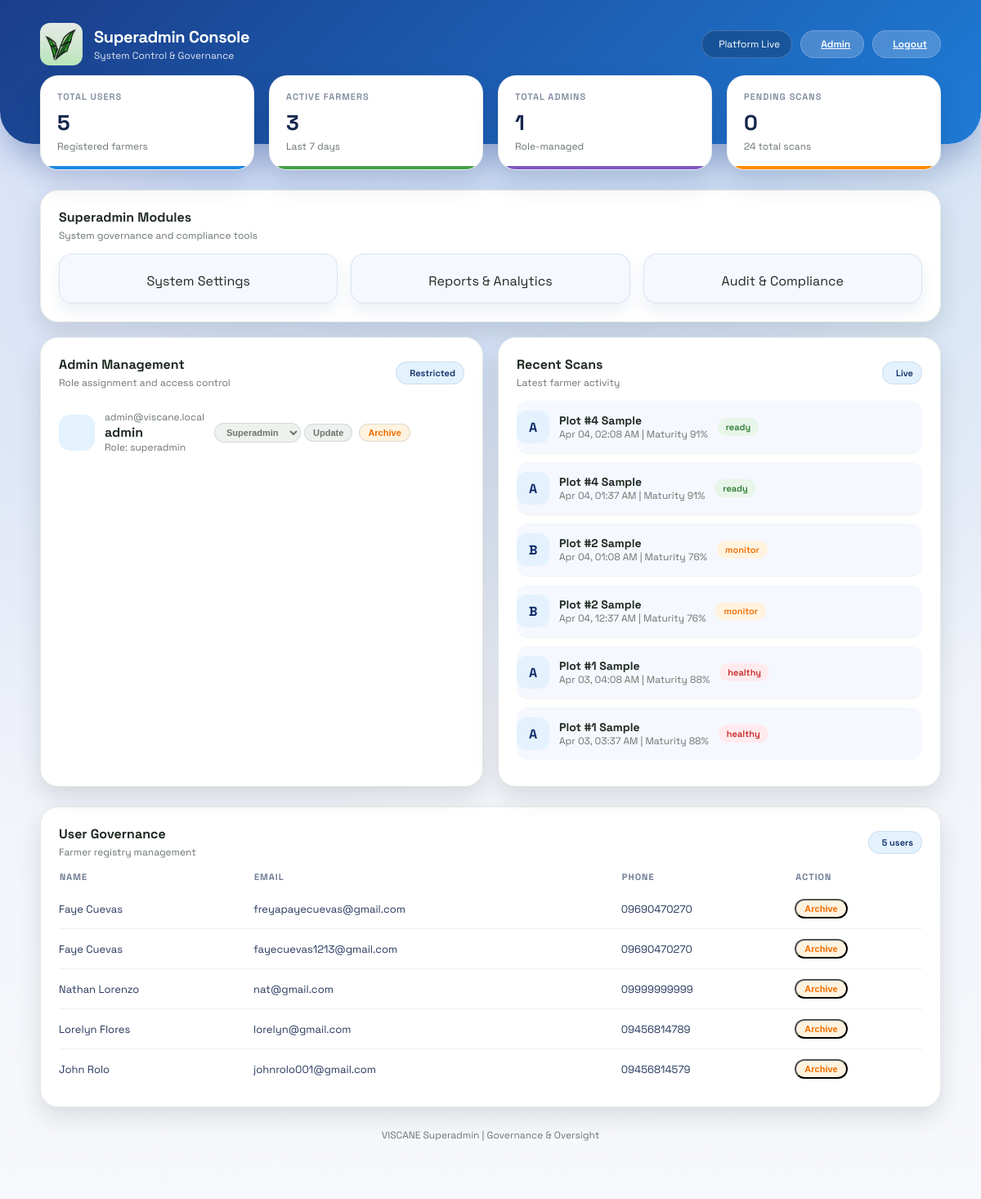
Page /superadmin (signed in) on the committed database.
### models.py (models this page shows)
class Admin(db.Model):
    id = db.Column(db.Integer, primary_key=True)
    username = db.Column(db.String(80), unique=True, nullable=False)
    email = db.Column(db.String(120), unique=True, nullable=False)
    password_hash = db.Column(db.String(200), nullable=False)
    role = db.Column(db.String(40), nullable=False, default='admin')
    is_archived = db.Column(db.Boolean, nullable=False, default=False)

class Scan(db.Model):
    id = db.Column(db.Integer, primary_key=True)
    user_id = db.Column(db.Integer, db.ForeignKey('user.id', ondelete='CASCADE'), nullable=False)
    plot_name = db.Column(db.String(80), nullable=False)
    grade = db.Column(db.String(2), nullable=False)
    maturity_pct = db.Column(db.Integer, nullable=False)
    status = db.Column(db.String(20), nullable=False, default='pending')
    created_at = db.Column(db.DateTime, default=datetime.utcnow, nullable=False)
    user = db.relationship('User', backref=db.backref('scans', lazy=True, cascade='all, delete-orphan'))

class User(db.Model):
    id = db.Column(db.Integer, primary_key=True)
    fullname = db.Column(db.String(100), nullable=False)
    email = db.Column(db.String(120), unique=True, nullable=False)
    phone = db.Column(db.String(20), nullable=False)
    password = db.Column(db.String(200), nullable=False)
    created_at = db.Column(db.DateTime, default=datetime.utcnow, nullable=False)
    province = db.Column(db.String(120), nullable=True)
    municipality = db.Column(db.String(120), nullable=True)
    barangay = db.Column(db.String(120), nullable=True)
    is_active = db.Column(db.Boolean, nullable=False, default=True)
    is_archived = db.Column(db.Boolean, nullable=False, default=False)

### app.py (the view)
@app.route('/superadmin')
@role_required('superadmin')
def superadmin_portal():
    total_users = User.query.filter_by(is_archived=False).count()
    total_admins = Admin.query.filter_by(is_archived=False).count()
    seven_days_ago = datetime.utcnow() - timedelta(days=7)
    active_user_ids = db.session.query(User.id).filter(User.is_archived.is_(False)).subquery()
    active_farmers = db.session.query(Scan.user_id).filter(
        Scan.created_at >= seven_days_ago,
        Scan.user_id.in_(active_user_ids)
    ).distinct().count()
    total_scans = Scan.query.count()
    pending_scans = Scan.query.filter(
        Scan.status == 'pending',
        Scan.user_id.in_(active_user_ids)
    ).count()
    admins = Admin.query.filter_by(is_archived=False).order_by(Admin.id.desc()).all()
    users = User.query.filter_by(is_archived=False).order_by(User.id.desc()).limit(8).all()
    recent_scans = Scan.query.filter(Scan.user_id.in_(active_user_ids)).order_by(Scan.created_at.desc()).limit(6).all()
    return render_template(
        'superadmin.html',
        total_users=total_users,
        total_admins=total_admins,
        active_farmers=active_farmers,
        total_scans=total_scans,
        pending_scans=pending_scans,
        admins=admins,
        users=users,
        recent_scans=recent_scans,
        current_admin=get_current_admin()
    )

### app.py (called while the page is built)
def role_required(required_role):
    def decorator(view):
        @wraps(view)
        def wrapped(*args, **kwargs):
            admin_id = session.get('admin_id')
            if not admin_id:
                return redirect(url_for('admin_login'))
            admin = Admin.query.get(admin_id)
            if not admin or admin.is_archived or admin.role != required_role:
                return redirect(url_for('admin_portal'))
            return view(*args, **kwargs)
        return wrapped
    return decorator

def get_current_admin():
    admin_id = session.get('admin_id')
    if not admin_id:
        return None
    admin = Admin.query.get(admin_id)
    if not admin or admin.is_archived:
        return None
    return admin

### templates/superadmin.html (shortened to what this page needs)
<!DOCTYPE html>
<html lang="en">
<head>
    <link rel="stylesheet" href="{{ url_for('static', filename='style.css') }}">
</head>
<body class="admin-layout superadmin-layout">
    <div class="dashboard-bg"></div>
    <header class="dashboard-header superadmin-header">
        <div class="header-content">
            <div class="brand">
                <div class="brand-icon">
                    <img src="{{ url_for('static', filename='logo.jpg') }}" alt="VISCANE Logo" style="width: 100%; height: 100%; object-fit: cover; border-radius: 12px;">
                </div>
                <div>
                    <p class="brand-title">Superadmin Console</p>
                    <p class="brand-subtitle">System Control & Governance</p>
                </div>
            </div>
            <div class="header-actions">
                <div class="status-pill superadmin-pill">
                    Platform Live
                </div>
                <a class="btn light" href="/admin">
                    Admin
                </a>
                <a class="btn light" href="/admin-logout">
                    Logout
                </a>
            </div>
        </div>
    </header>
    <main class="dashboard-container fade-in">
        <section class="stats-grid superadmin-stats">
            <div class="stat-card accent-blue">
                <div class="stat-label">Total Users</div>
                <div class="stat-value">{{ total_users }}</div>
                <div class="stat-meta">Registered farmers</div>
            </div>
            <div class="stat-card accent-green">
                <div class="stat-label">Active Farmers</div>
                <div class="stat-value">{{ active_farmers }}</div>
                <div class="stat-meta">Last 7 days</div>
            </div>
            <div class="stat-card accent-purple">
                <div class="stat-label">Total Admins</div>
                <div class="stat-value">{{ total_admins }}</div>
                <div class="stat-meta">Role-managed</div>
            </div>
            <div class="stat-card accent-orange">
                <div class="stat-label">Pending Scans</div>
                <div class="stat-value">{{ pending_scans }}</div>
                <div class="stat-meta">{{ total_scans }} total scans</div>
            </div>
        </section>
        <section class="panel superadmin-panel">
            <div class="panel-header">
                <div>
                    <h3 class="panel-title">Superadmin Modules</h3>
                    <p class="panel-subtitle">System governance and compliance tools</p>
                </div>
            </div>
            <div class="action-grid superadmin-tools">
                <a class="action-tile" href="/superadmin/settings">
                    <div>System Settings</div>
                </a>
                <a class="action-tile" href="/superadmin/reports">
                    <div>Reports & Analytics</div>
                </a>
                <a class="action-tile" href="/superadmin/audit">
                    <div>Audit & Compliance</div>
                </a>
            </div>
        </section>
        <section class="section-grid two-col">
            <div class="panel superadmin-panel">
                <div class="panel-header">
                    <div>
                        <h3 class="panel-title">Admin Management</h3>
                        <p class="panel-subtitle">Role assignment and access control</p>
                    </div>
                    <span class="badge superadmin-badge">Restricted</span>
                </div>
                {% if admins %}
                    {% for admin in admins %}
                        <div class="list-row superadmin-list-row">
                            <div class="list-badge superadmin-icon-badge">
                            </div>
                            <div class="list-main superadmin-list-main">
                                <div class="list-meta">{{ admin.email }}</div>
                                <strong>{{ admin.username }}</strong>
                                <div class="list-meta">Role: {{ admin.role }}</div>
                            </div>
                            <div class="superadmin-action-row">
                                <form method="POST" action="/superadmin/admins/role">
                                    <select name="role" class="tag superadmin-tag-select">
                                        <option value="superadmin" {% if admin.role == 'superadmin' %}selected{% endif %}>Superadmin</option>
                                    </select>
                                    <button class="tag superadmin-tag" type="submit">Update</button>
                                </form>
                                <form method="POST" action="/superadmin/admins/archive">
                                    <button class="tag warning superadmin-tag" type="submit">Archive</button>
                                </form>
                            </div>
                        </div>
                    {% endfor %}
                {% else %}
                    <div class="list-meta">No admin accounts found.</div>
                {% endif %}
            </div>
            <div class="panel superadmin-panel">
                <div class="panel-header">
                    <div>
                        <h3 class="panel-title">Recent Scans</h3>
                        <p class="panel-subtitle">Latest farmer activity</p>
                    </div>
                    <span class="badge superadmin-badge">Live</span>
                </div>
                {% if recent_scans %}
                    {% for scan in recent_scans %}
                        <div class="recent-item superadmin-recent">
                            <div class="recent-grade">{{ scan.grade }}</div>
                            <div class="superadmin-list-main">
                                <h4 style="margin: 0;">{{ scan.plot_name }}</h4>
                                <div class="list-meta">{{ scan.created_at.strftime('%b %d, %I:%M %p') }} | Maturity {{ scan.maturity_pct }}%</div>
                            </div>
                            <span class="tag {% if scan.status == 'ready' %}success{% elif scan.status == 'monitor' %}warning{% else %}alert{% endif %}">{{ scan.status }}</span>
                        </div>
                    {% endfor %}
                {% else %}
                    <div class="list-meta">No scans yet.</div>
                {% endif %}
            </div>
        </section>
        <section class="panel superadmin-panel">
            <div class="panel-header">
                <div>
                    <h3 class="panel-title">User Governance</h3>
                    <p class="panel-subtitle">Farmer registry management</p>
                </div>
                <span class="badge superadmin-badge">{{ total_users }} users</span>
            </div>
            <table class="data-table">
                <thead>
                    <tr>
                        <th>Name</th>
                        <th>Email</th>
                        <th>Phone</th>
                        <th>Action</th>
                    </tr>
                </thead>
                <tbody>
                    {% if users %}
                        {% for user in users %}
                            <tr>
                                <td>{{ user.fullname }}</td>
                                <td>{{ user.email }}</td>
                                <td>{{ user.phone }}</td>
                                <td>
                                    <form method="POST" action="/superadmin/users/archive">
                                        <button class="tag warning" type="submit" onclick="return confirm('Archive this user?')">Archive</button>
                                    </form>
                                </td>
                            </tr>
                        {% endfor %}
                    {% else %}
                        <tr>
                            <td colspan="4">No users found.</td>
                        </tr>
                    {% endif %}
                </tbody>
            </table>
        </section>
        <div class="footer-link">VISCANE Superadmin | Governance & Oversight</div>
    </main>
</body>
</html>

### rows in the picture
Admin: email "admin@viscane.local", username "admin", role "superadmin", role "Superadmin"
Scan: grade "A", plot_name "Plot #4 Sample", created_at "Apr 04, 02:08 AM", maturity_pct "91", status "ready"
Scan: grade "A", plot_name "Plot #4 Sample", created_at "Apr 04, 01:37 AM", maturity_pct "91", status "ready"
Scan: grade "B", plot_name "Plot #2 Sample", created_at "Apr 04, 01:08 AM", maturity_pct "76", status "monitor"
Scan: grade "B", plot_name "Plot #2 Sample", created_at "Apr 04, 12:37 AM", maturity_pct "76", status "monitor"
Scan: grade "A", plot_name "Plot #1 Sample", created_at "Apr 03, 04:08 AM", maturity_pct "88", status "healthy"
Scan: grade "A", plot_name "Plot #1 Sample", created_at "Apr 03, 03:37 AM", maturity_pct "88", status "healthy"
User: fullname "Faye Cuevas", email "freyapayecuevas@gmail.com", phone "09690470270"
User: fullname "Faye Cuevas", email "fayecuevas1213@gmail.com", phone "09690470270"
User: fullname "Nathan Lorenzo", email "nat@gmail.com", phone "09999999999"
User: fullname "Lorelyn Flores", email "lorelyn@gmail.com", phone "09456814789"
User: fullname "John Rolo", email "johnrolo001@gmail.com", phone "09456814579"

### other values in the picture
{{ total_users }} "5"
{{ active_farmers }} "3"
{{ total_admins }} "1"
{{ pending_scans }} "0"
{{ total_scans }} "24"
